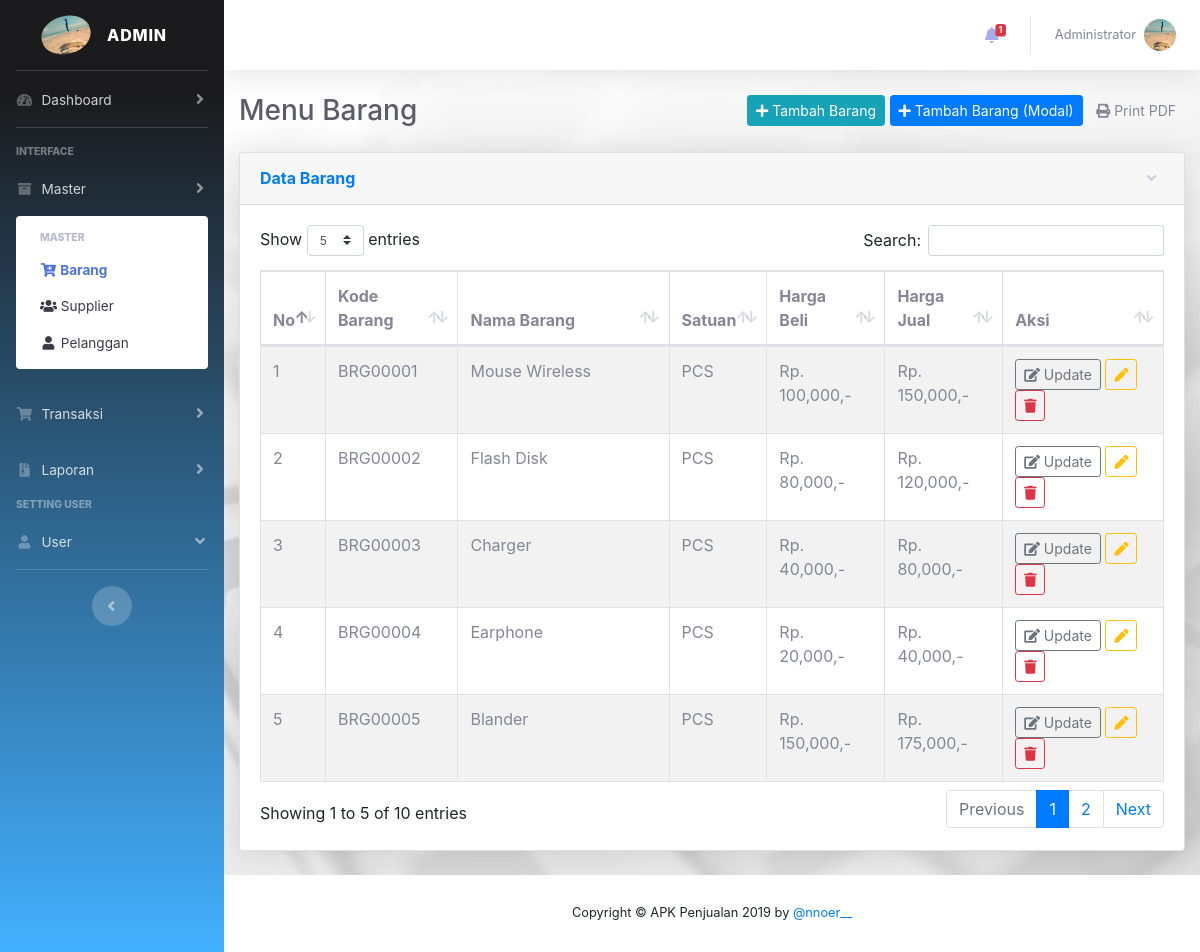
Page /?page=barang (signed in) on the committed database.
### tables this page shows
CREATE TABLE `tb_users` (
  `id_users` int(11) NOT NULL,
  `username` varchar(30) NOT NULL,
  `nama_user` varchar(30) NOT NULL,
  `password` varchar(256) NOT NULL,
  `level` int(1) NOT NULL,
  `image` varchar(128) NOT NULL
);

CREATE TABLE `tb_barang` (
  `id_brg` int(11) NOT NULL,
  `kode_barang` varchar(8) NOT NULL,
  `nama_barang` varchar(60) NOT NULL,
  `satuan` varchar(20) NOT NULL,
  `harga_beli` int(15) NOT NULL,
  `harga_jual` int(15) NOT NULL
);

### classcrud/class.crud.php (called while the page is built, shortened)
<?php
class Barang
{
    public function tampilbrg($koneksi)
    {
        $qry = $koneksi->query("SELECT * FROM tb_barang ORDER BY tb_barang.id_brg");
        return $qry;
        return $data;
    }
}
$barang = new Barang();
?>

### views/barang.php (the view, shortened to what this page needs)
<!DOCTYPE html>
<html>
<head>
</head>
<body>
    <section class="content-header">
        <div class="d-sm-flex align-items-center justify-content-between mb-4">
            <h3 class="h3 mb-0 text-gray-800">
                Menu Barang
            </h3>
            <div class="row">
                <div class="col-lg-12">
                    <div class="float-right">
                        <a href="?page=tambahbrg" class="btn btn-info btn-sm ">
                            <i class="fa fa-plus"></i> Tambah Barang
                        </a>
                        <button type="button" class="btn btn-primary btn-sm" id="tambahdatabrg" data-toggle="modal" data-target="#tambahbrg">
                            <i class="fa fa-plus"></i> Tambah Barang (Modal)
                        </button>
                        <a href="cetak_fpdf_transaksi.php" target="_blank" class="btn btn-default btn-sm ">
                            <i class="fa fa-print"></i> Print PDF
                        </a>
                    </div>
                </div>
            </div>
        </div>
    </section>
    <section class="content-body">
        <div class="card shadow mb-4">
            <a href="#collapseCardExample" class="d-block card-header py-3" data-toggle="collapse" role="button" aria-expanded="true" aria-controls="collapseCardExample">
                <h6 class="m-0 font-weight-bold text-primary">Data Barang</h6>
            </a>
            <div class="collapse show" id="collapseCardExample">
                <div class="card-body">
                    <div class="row">
                        <div class="col-lg-12">
                            <div class="table-responsive">
                                <table class="table table-bordered table-hover table-striped" id="dataTable">
                                    <thead>
                                        <tr>
                                            <th>No</th>
                                            <th>Kode Barang</th>
                                            <th>Nama Barang</th>
                                            <th>Satuan</th>
                                            <th>Harga Beli</th>
                                            <th>Harga Jual</th>
                                            <th>Aksi</th>
                                        </tr>
                                    </thead>
                                    <tbody>
                                        <?php $no = 1; ?>
                                        <?php $query = $barang->tampilbrg($koneksi); ?>
                                        <?php foreach ($query as $q => $data) { ?>
                                            <tr>
                                                <td><?php echo $no++; ?></td>
                                                <td><?php echo $data['kode_barang']; ?></td>
                                                <td><?php echo ucwords($data['nama_barang']); ?></td>
                                                <td><?php echo $data['satuan']; ?></td>
                                                <td>Rp. <?php echo number_format($data['harga_beli']); ?>,-</td>
                                                <td>Rp. <?php echo number_format($data['harga_jual']); ?>,-</td>
                                                <td>
                                                    <a href="?page=ubahbrg&id=<?php echo $data['id_brg']; ?>" class="btn btn-outline-secondary btn-sm"><i class="fa fa-edit"></i> Update</a>
                                                    <a id="ubahdatabrg" data-toggle="modal" data-target="#ubahbrg" data-id="<?php echo $data['id_brg']  ?>" data-namabrg="<?php echo $data['nama_barang']; ?>" data-satuan="<?= $data['satuan']; ?>" data-hbeli="<?= $data['harga_beli'] ?>" data-hjual="<?= $data['harga_jual'] ?>"><button class="btn btn-outline-warning btn-sm"><i class="fa fa-pen"></i> </button></a>
                                                    <a href="?page=barang&hapus=<?php echo $data['id_brg']; ?>" class="btn btn-outline-danger btn-sm" id="alertHapus" onclick="return confirm('Yakin Ingin Di Hapus');"><i class="fa fa-trash"></i> </a>
                                                </td>
                                            </tr>
                                        <?php
                                    } ?>
                                    </tbody>
                                </table>
                            </div>
                        </div>
                    </div>
                </div>
            </div>
        </div>
    </section>
</body>
</html>

### index.php (shortened to what this page needs)
<?php
require_once "classcrud/class.crud.php";
?>
<!DOCTYPE html>
<html lang="en">
<head>
    <link href="assets/vendor/fontawesome-free/css/all.min.css" rel="stylesheet" type="text/css">
    <link href="assets/css/sb-admin-2.min.css" rel="stylesheet">
    <link href="assets/css/style.css" rel="stylesheet">
    <link href="assets/bootstrap4/css/bootstrap.min.css" rel="stylesheet">
    <link href="assets/vendor/datatables/dataTables.bootstrap4.min.css" rel="stylesheet">
</head>
<body id="page-top">
    <div id="wrapper">
        <ul class="navbar-nav bg-gradient-primary sidebar sidebar-dark accordion" id="accordionSidebar">
            <a class="sidebar-brand d-flex align-items-center justify-content-center" href="?page=dashboard">
                <div class="sidebar-brand-icon rotate-n-15">
                    <?php $id = $_SESSION['adm']['id_users']; ?>
                    <?php
                    $query = $koneksi->query("SELECT * FROM tb_users WHERE id_users = '$id'");
                    $row = $query->fetch_assoc();
                    ?>
                    <img src="assets/mycss/img/<?php echo $row['image']; ?>" class="img-profile rounded-circle" style="width: 50px;" alt="Cinque Terre">
                </div>
                <div class="sidebar-brand-text mx-3"><?php echo $_SESSION['adm']['level'] == 1 ? "Admin" : ($_SESSION['adm']['level'] == 2 ? "Gudang" : "HRD"); ?><sup></sup></div>
            </a>
            <hr class="sidebar-divider my-0">
            <li class="nav-item">
                <a class="nav-link collapsed" href="#" data-toggle="collapse" data-target="#collapseOne" aria-expanded="true" aria-controls="collapseOne">
                    <i class="fas fa-fw fa-tachometer-alt"></i>
                    <span>Dashboard</span>
                </a>
            </li>
            <hr class="sidebar-divider">
            <div class="sidebar-heading">
                Interface
            </div>
            <?php if (@$_SESSION['administrator']) : ?>
                <li class="nav-item">
                    <a class="nav-link collapsed" href="#" data-toggle="collapse" data-target="#collapseTwo" aria-expanded="true" aria-controls="collapseTwo">
                        <i class="fas fa-fw fa-archive"></i>
                        <span>Master</span>
                    </a>
                    <div id="collapseTwo" <?= @$_GET['page'] != 'barang' && @$_GET['page'] != 'supp' ? 'class="collapse"' : 'class="collapse show"' ?> aria-labelledby="headingTwo" data-parent="#accordionSidebar">
                        <div class="bg-white py-2 collapse-inner rounded">
                            <h6 class="collapse-header active">Master</h6>
                            <a <?= @$_GET['page'] == 'barang' ? 'class="collapse-item active"' : 'class="collapse-item"' ?> href="?page=barang"><i class="fas fa-fw fa-cart-plus"></i> Barang</a>
                            <a <?= @$_GET['page'] == 'supp' ? 'class="collapse-item active"' : 'class="collapse-item"' ?> href="?page=supp"><i class="fas fa-fw fa-users"></i> Supplier</a>
                            <a <?= @$_GET['page'] == 'pelanggan' ? 'class="collapse-item active"' : 'class="collapse-item"' ?> href="?page=pelanggan"><i class="fas fa-fw fa-user"></i> Pelanggan</a>
                        </div>
                    </div>
                </li>
            <?php endif; ?>
            <?php if (@$_SESSION['administrator']) : ?>
                <li class="nav-item">
                    <a class="nav-link collapsed" href="#" data-toggle="collapse" data-target="#collapseThree" aria-expanded="true" aria-controls="collapseThree">
                        <i class="fas fa-fw fa-shopping-cart"></i>
                        <span>Transaksi</span>
                    </a>
                </li>
            <?php endif; ?>
            <?php if (@$_SESSION['administrator'] || @$_SESSION['pimpinan']) : ?>
                <li class="nav-item">
                    <a class="nav-link collapsed" href="#" data-toggle="collapse" data-target="#collapseUtilities2" aria-expanded="true" aria-controls="collapseUtilities2">
                        <i class="fas fa-fw fa-file-archive"></i>
                        <span>Laporan</span>
                    </a>
                </li>
            <?php endif; ?>
            <?php if (@$_SESSION['administrator']) : ?>
                <div class="sidebar-heading">
                    Setting User
                </div>
                <li class="nav-item">
                    <a class="nav-link" href="#" data-toggle="collapse" data-target="#collapsePages" aria-expanded="true" aria-controls="collapsePages">
                        <i class="fas fa-fw fa-user"></i>
                        <span>User</span>
                    </a>
                </li>
            <?php endif; ?>
            <hr class="sidebar-divider d-none d-md-block">
            <div class="text-center d-none d-md-inline">
                <button class="rounded-circle border-0" id="sidebarToggle"></button>
            </div>
        </ul>
        <div id="content-wrapper" class="d-flex flex-column">
            <div id="content" class="content-bg">
                <nav class="navbar navbar-expand navbar-light bg-white topbar mb-4 static-top shadow">
                    <ul class="navbar-nav ml-auto">
                        <?php $query = $koneksi->query("SELECT * FROM data_stok INNER JOIN tb_barang ON data_stok.id_brg = tb_barang.id_brg WHERE stok <= 10"); ?>
                        <?php $jdata = $query->num_rows; ?>
                        <li class="nav-item dropdown no-arrow mx-1">
                            <a class="nav-link dropdown-toggle" href="#" id="alertsDropdown" role="button" data-toggle="dropdown" aria-haspopup="true" aria-expanded="false">
                                <i class="fas fa-bell fa-fw"></i>
                                <?php if ($jdata) { ?>
                                    <span class="badge badge-danger badge-counter"><?php echo $jdata; ?></span></span>
                                <?php } ?>
                            </a>
                        </li>
                        <?php $id = $_SESSION['adm']['id_users']; ?>
                        <?php
                        $query = $koneksi->query("SELECT * FROM tb_users WHERE id_users = '$id'");
                        $row = $query->fetch_assoc();
                        ?>
                        <li class="nav-item dropdown no-arrow">
                            <a class="nav-link dropdown-toggle" href="#" id="userDropdown" role="button" data-toggle="dropdown" aria-haspopup="true" aria-expanded="false">
                                <span class="mr-2 d-none d-lg-inline text-gray-600 small">
                                    <?= ucwords($row['username']); ?>
                                </span>
                                <img class="img-profile rounded-circle" src="assets/mycss/img/<?= $row['image']; ?>">
                            </a>
                        </li>
                    </ul>
                </nav>
                <div class="container-fluid">
                    <?php if (@$_GET['page'] == 'barang') { ?>
                        <?php require_once 'views/barang.php'; ?>
                    <?php } ?>
                </div>
            </div>
            <footer class="sticky-footer bg-white">
                <div class="container my-auto">
                    <div class="copyright text-center my-auto">
                        <span>Copyright &copy; APK Penjualan 2019 by <a href="https://www.instagram.com/nnoer__/" target="_blank">@nnoer__</a></span>
                    </div>
                </div>
            </footer>
        </div>
    </div>
</body>
</html>

### assets/css/style.css (style rules this page uses)
.content-bg { background-image: url("../img/bunga.jpg"); background-repeat: no-repeat; background-size: cover; background-position: center; }

### rows in the picture
tb_users: image (picture), username "Administrator"
tb_barang: kode_barang "BRG00001", nama_barang "Mouse Wireless", satuan "PCS", harga_beli "100,000", harga_jual "150,000"
tb_barang: kode_barang "BRG00002", nama_barang "Flash Disk", satuan "PCS", harga_beli "80,000", harga_jual "120,000"
tb_barang: kode_barang "BRG00003", nama_barang "Charger", satuan "PCS", harga_beli "40,000", harga_jual "80,000"
tb_barang: kode_barang "BRG00004", nama_barang "Earphone", satuan "PCS", harga_beli "20,000", harga_jual "40,000"
tb_barang: kode_barang "BRG00005", nama_barang "Blander", satuan "PCS", harga_beli "150,000", harga_jual "175,000"

### other values in the picture
$jdata "1"
